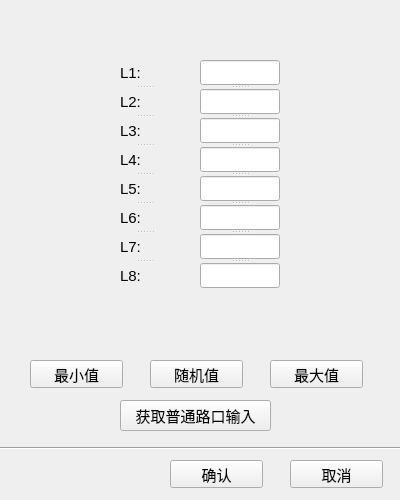
<?xml version="1.0" encoding="UTF-8"?>
<ui version="4.0">
 <class>CFI_Vehicles_InputsClass</class>
 <widget class="QMainWindow" name="CFI_Vehicles_InputsClass">
  <property name="geometry">
   <rect>
    <x>0</x>
    <y>0</y>
    <width>400</width>
    <height>500</height>
   </rect>
  </property>
  <property name="minimumSize">
   <size>
    <width>400</width>
    <height>500</height>
   </size>
  </property>
  <property name="maximumSize">
   <size>
    <width>400</width>
    <height>500</height>
   </size>
  </property>
  <property name="windowTitle">
   <string>移位左转车辆输入</string>
  </property>
  <widget class="QWidget" name="centralwidget">
   <widget class="QPushButton" name="OK">
    <property name="geometry">
     <rect>
      <x>170</x>
      <y>460</y>
      <width>93</width>
      <height>28</height>
     </rect>
    </property>
    <property name="font">
     <font>
      <family>Arial</family>
      <pointsize>11</pointsize>
     </font>
    </property>
    <property name="text">
     <string>确认</string>
    </property>
   </widget>
   <widget class="QPushButton" name="Cancel">
    <property name="geometry">
     <rect>
      <x>290</x>
      <y>460</y>
      <width>93</width>
      <height>28</height>
     </rect>
    </property>
    <property name="font">
     <font>
      <family>Arial</family>
      <pointsize>11</pointsize>
     </font>
    </property>
    <property name="text">
     <string>取消</string>
    </property>
   </widget>
   <widget class="Line" name="line_2">
    <property name="geometry">
     <rect>
      <x>0</x>
      <y>440</y>
      <width>421</width>
      <height>16</height>
     </rect>
    </property>
    <property name="orientation">
     <enum>Qt::Horizontal</enum>
    </property>
   </widget>
   <widget class="QSplitter" name="splitter">
    <property name="geometry">
     <rect>
      <x>200</x>
      <y>60</y>
      <width>80</width>
      <height>241</height>
     </rect>
    </property>
    <property name="font">
     <font>
      <family>Arial</family>
      <pointsize>9</pointsize>
     </font>
    </property>
    <property name="orientation">
     <enum>Qt::Vertical</enum>
    </property>
    <widget class="QLineEdit" name="L1">
     <property name="minimumSize">
      <size>
       <width>80</width>
       <height>25</height>
      </size>
     </property>
     <property name="maximumSize">
      <size>
       <width>80</width>
       <height>25</height>
      </size>
     </property>
     <property name="font">
      <font>
       <family>Arial</family>
       <pointsize>9</pointsize>
      </font>
     </property>
    </widget>
    <widget class="QLineEdit" name="L2">
     <property name="minimumSize">
      <size>
       <width>80</width>
       <height>25</height>
      </size>
     </property>
     <property name="maximumSize">
      <size>
       <width>80</width>
       <height>25</height>
      </size>
     </property>
     <property name="font">
      <font>
       <family>Arial</family>
       <pointsize>9</pointsize>
      </font>
     </property>
    </widget>
    <widget class="QLineEdit" name="L3">
     <property name="minimumSize">
      <size>
       <width>80</width>
       <height>25</height>
      </size>
     </property>
     <property name="maximumSize">
      <size>
       <width>80</width>
       <height>25</height>
      </size>
     </property>
     <property name="font">
      <font>
       <family>Arial</family>
       <pointsize>9</pointsize>
      </font>
     </property>
    </widget>
    <widget class="QLineEdit" name="L4">
     <property name="minimumSize">
      <size>
       <width>80</width>
       <height>25</height>
      </size>
     </property>
     <property name="maximumSize">
      <size>
       <width>80</width>
       <height>25</height>
      </size>
     </property>
     <property name="font">
      <font>
       <family>Arial</family>
       <pointsize>9</pointsize>
      </font>
     </property>
    </widget>
    <widget class="QLineEdit" name="L5">
     <property name="minimumSize">
      <size>
       <width>80</width>
       <height>25</height>
      </size>
     </property>
     <property name="maximumSize">
      <size>
       <width>80</width>
       <height>25</height>
      </size>
     </property>
     <property name="font">
      <font>
       <family>Arial</family>
       <pointsize>9</pointsize>
      </font>
     </property>
    </widget>
    <widget class="QLineEdit" name="L6">
     <property name="minimumSize">
      <size>
       <width>80</width>
       <height>25</height>
      </size>
     </property>
     <property name="maximumSize">
      <size>
       <width>80</width>
       <height>25</height>
      </size>
     </property>
     <property name="font">
      <font>
       <family>Arial</family>
       <pointsize>9</pointsize>
      </font>
     </property>
    </widget>
    <widget class="QLineEdit" name="L7">
     <property name="minimumSize">
      <size>
       <width>80</width>
       <height>25</height>
      </size>
     </property>
     <property name="maximumSize">
      <size>
       <width>80</width>
       <height>25</height>
      </size>
     </property>
     <property name="font">
      <font>
       <family>Arial</family>
       <pointsize>9</pointsize>
      </font>
     </property>
    </widget>
    <widget class="QLineEdit" name="L8">
     <property name="minimumSize">
      <size>
       <width>80</width>
       <height>25</height>
      </size>
     </property>
     <property name="maximumSize">
      <size>
       <width>80</width>
       <height>25</height>
      </size>
     </property>
     <property name="font">
      <font>
       <family>Arial</family>
       <pointsize>9</pointsize>
      </font>
     </property>
    </widget>
   </widget>
   <widget class="QPushButton" name="Random">
    <property name="geometry">
     <rect>
      <x>150</x>
      <y>360</y>
      <width>93</width>
      <height>28</height>
     </rect>
    </property>
    <property name="font">
     <font>
      <family>Arial</family>
      <pointsize>11</pointsize>
     </font>
    </property>
    <property name="text">
     <string>随机值</string>
    </property>
   </widget>
   <widget class="QSplitter" name="splitter_2">
    <property name="geometry">
     <rect>
      <x>120</x>
      <y>60</y>
      <width>50</width>
      <height>241</height>
     </rect>
    </property>
    <property name="orientation">
     <enum>Qt::Vertical</enum>
    </property>
    <widget class="QLabel" name="label">
     <property name="minimumSize">
      <size>
       <width>50</width>
       <height>25</height>
      </size>
     </property>
     <property name="maximumSize">
      <size>
       <width>50</width>
       <height>25</height>
      </size>
     </property>
     <property name="font">
      <font>
       <family>Arial</family>
       <pointsize>11</pointsize>
      </font>
     </property>
     <property name="text">
      <string>L1:</string>
     </property>
    </widget>
    <widget class="QLabel" name="label_2">
     <property name="minimumSize">
      <size>
       <width>50</width>
       <height>25</height>
      </size>
     </property>
     <property name="maximumSize">
      <size>
       <width>50</width>
       <height>25</height>
      </size>
     </property>
     <property name="font">
      <font>
       <family>Arial</family>
       <pointsize>11</pointsize>
      </font>
     </property>
     <property name="text">
      <string>L2:</string>
     </property>
    </widget>
    <widget class="QLabel" name="label_3">
     <property name="minimumSize">
      <size>
       <width>50</width>
       <height>25</height>
      </size>
     </property>
     <property name="maximumSize">
      <size>
       <width>50</width>
       <height>25</height>
      </size>
     </property>
     <property name="font">
      <font>
       <family>Arial</family>
       <pointsize>11</pointsize>
      </font>
     </property>
     <property name="text">
      <string>L3:</string>
     </property>
    </widget>
    <widget class="QLabel" name="label_4">
     <property name="minimumSize">
      <size>
       <width>50</width>
       <height>25</height>
      </size>
     </property>
     <property name="maximumSize">
      <size>
       <width>50</width>
       <height>25</height>
      </size>
     </property>
     <property name="font">
      <font>
       <family>Arial</family>
       <pointsize>11</pointsize>
      </font>
     </property>
     <property name="text">
      <string>L4:</string>
     </property>
    </widget>
    <widget class="QLabel" name="label_5">
     <property name="minimumSize">
      <size>
       <width>50</width>
       <height>25</height>
      </size>
     </property>
     <property name="maximumSize">
      <size>
       <width>50</width>
       <height>25</height>
      </size>
     </property>
     <property name="font">
      <font>
       <family>Arial</family>
       <pointsize>11</pointsize>
      </font>
     </property>
     <property name="text">
      <string>L5:</string>
     </property>
    </widget>
    <widget class="QLabel" name="label_6">
     <property name="minimumSize">
      <size>
       <width>50</width>
       <height>25</height>
      </size>
     </property>
     <property name="maximumSize">
      <size>
       <width>50</width>
       <height>25</height>
      </size>
     </property>
     <property name="font">
      <font>
       <family>Arial</family>
       <pointsize>11</pointsize>
      </font>
     </property>
     <property name="text">
      <string>L6:</string>
     </property>
    </widget>
    <widget class="QLabel" name="label_7">
     <property name="minimumSize">
      <size>
       <width>50</width>
       <height>25</height>
      </size>
     </property>
     <property name="maximumSize">
      <size>
       <width>50</width>
       <height>25</height>
      </size>
     </property>
     <property name="font">
      <font>
       <family>Arial</family>
       <pointsize>11</pointsize>
      </font>
     </property>
     <property name="text">
      <string>L7:</string>
     </property>
    </widget>
    <widget class="QLabel" name="label_8">
     <property name="minimumSize">
      <size>
       <width>50</width>
       <height>25</height>
      </size>
     </property>
     <property name="maximumSize">
      <size>
       <width>50</width>
       <height>25</height>
      </size>
     </property>
     <property name="font">
      <font>
       <family>Arial</family>
       <pointsize>11</pointsize>
      </font>
     </property>
     <property name="text">
      <string>L8:</string>
     </property>
    </widget>
   </widget>
   <widget class="QPushButton" name="Min">
    <property name="geometry">
     <rect>
      <x>30</x>
      <y>360</y>
      <width>93</width>
      <height>28</height>
     </rect>
    </property>
    <property name="font">
     <font>
      <family>Arial</family>
      <pointsize>11</pointsize>
     </font>
    </property>
    <property name="text">
     <string>最小值</string>
    </property>
   </widget>
   <widget class="QPushButton" name="Max">
    <property name="geometry">
     <rect>
      <x>270</x>
      <y>360</y>
      <width>93</width>
      <height>28</height>
     </rect>
    </property>
    <property name="font">
     <font>
      <family>Arial</family>
      <pointsize>11</pointsize>
     </font>
    </property>
    <property name="text">
     <string>最大值</string>
    </property>
   </widget>
   <widget class="QPushButton" name="get_same_veh">
    <property name="geometry">
     <rect>
      <x>120</x>
      <y>400</y>
      <width>151</width>
      <height>31</height>
     </rect>
    </property>
    <property name="font">
     <font>
      <family>Arial</family>
      <pointsize>11</pointsize>
     </font>
    </property>
    <property name="text">
     <string>获取普通路口输入</string>
    </property>
   </widget>
  </widget>
 </widget>
 <resources/>
 <connections/>
</ui>
